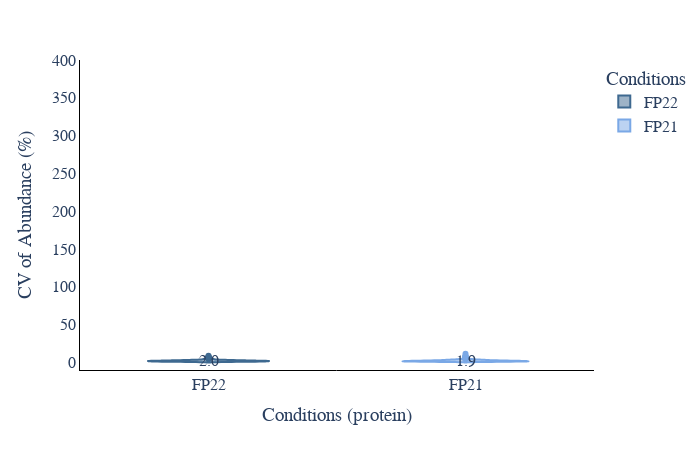

Notebook code for this chart:
### Code cell
# CV violin plot

# print(data_obj["protein_other_info"])
plot_options={    
        "median label": "True", #only works for total and MS2, can be found in CV_summary if you set WRITE_OUTPUT = True
        "box": False,
        "X Title": "Conditions (protein)",
        "Y Title": "CV of Abundance (%)",
        "color": ["#3E6990", "#7aa8e6","#C6878F", "#fac8d3","#AABD8C", "#E9E3B4",  "#F39B6D", "#C6878F", "pink",
                  "orange", "brown", "pink", "gray", "olive", "cyan", "black","red",
                  "yellow","green","blue","indigo","violet"],
        "width": 700,
        "height": 450,
        "font": dict(size=16, family="Arial black"),
        "ylimits": [-10, 400],
        "CV mode": "total",#grouped, total, MS2, grouped_stacked, stacked
        "Group By X": "Conditions", #ID_Mode does MS2 vs MBR
        "Group By Color": "Acquisition Mode",#ID_Mode does MS2 vs MBR
        "Group By Stack": "ID_Mode" #ID_Mode does MS2 vs MBR
    }
plot_options["plot_type"] = 1 # 1 is protein, 2 is peptide
figure, _, _ =plotter.CV_plots(data_obj, plot_options, saved_settings)
figure.show()

### Figure 1 — Plotly figure (JSON) as saved in the notebook; plotly's stock layout.template omitted (floating-point values rounded to 4 significant figures; data arrays with more than 128 entries replaced by an {"elided": "..."} marker saying what was removed)
{"data": [{"alignmentgroup": "True", "box": {"visible": false}, "hovertemplate": "Conditions=%{x}<br>CV=%{y}<extra></extra>", "legendgroup": "FP22", "marker": {"color": "#3E6990"}, "name": "FP22", "offsetgroup": "FP22", "orientation": "v", "scalegroup": "True", "showlegend": true, "type": "violin", "x": {"elided": "445 str values"}, "x0": " ", "xaxis": "x", "y": {"elided": "445 float values"}, "y0": " ", "yaxis": "y"}, {"alignmentgroup": "True", "box": {"visible": false}, "hovertemplate": "Conditions=%{x}<br>CV=%{y}<extra></extra>", "legendgroup": "FP21", "marker": {"color": "#7aa8e6"}, "name": "FP21", "offsetgroup": "FP21", "orientation": "v", "scalegroup": "True", "showlegend": true, "type": "violin", "x": {"elided": "461 str values"}, "x0": " ", "xaxis": "x", "y": {"elided": "461 float values"}, "y0": " ", "yaxis": "y"}], "layout": {"annotations": [{"showarrow": false, "text": "1.9", "x": "FP21", "y": 2.203}, {"showarrow": false, "text": "2.0", "x": "FP22", "y": 2.263}], "font": {"family": "Arial black", "size": 16}, "height": 450, "legend": {"title": {"text": "Conditions"}, "tracegroupgap": 0}, "margin": {"t": 60}, "paper_bgcolor": "white", "plot_bgcolor": "white", "showlegend": true, "violinmode": "overlay", "width": 700, "xaxis": {"anchor": "y", "categoryarray": ["FP22", "FP21"], "categoryorder": "array", "domain": [0, 1], "linecolor": "black", "linewidth": 1, "showline": true, "title": {"text": "Conditions (protein)"}}, "yaxis": {"anchor": "x", "domain": [0, 1], "linecolor": "black", "linewidth": 1, "range": [-10, 400], "showline": true, "title": {"text": "CV of Abundance (%)"}}}}
